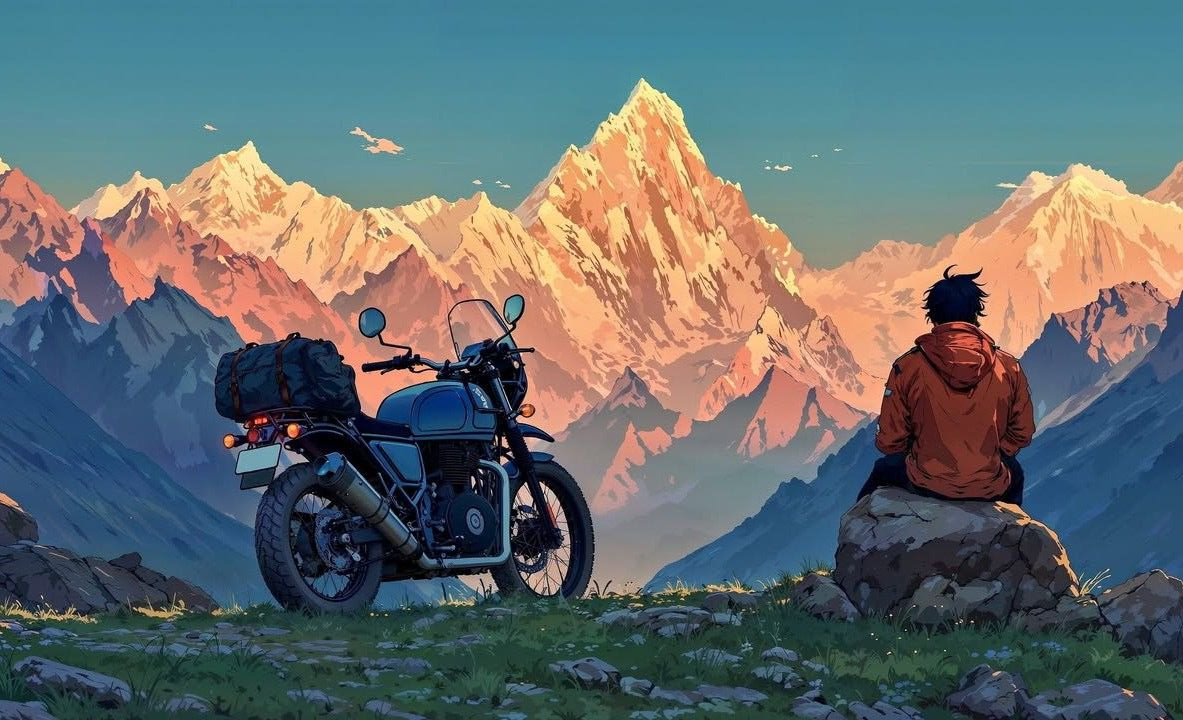
#> input picture moto.jpeg, 1183 x 720 px, found by its file name
$ jupyter execute Exp_6.ipynb   (older library calls are emulated)
#> lines starting #> are read from the running program, lines starting #| are printed output that depends on the picture; after the words box and inside, x2 and y2 are one past the last pixel; in counts of white or black regions, pixels touching at a corner belong together
# Edge Detection using Sobel, Roberts, Prewitt, Laplacian and Canny

## Aim

To perform edge detection using **Sobel, Roberts, Prewitt, Laplacian, and Canny edge detectors**.

## Software Required

- Anaconda – Python 3.7
- Jupyter Notebook / VS Code
- OpenCV (cv2)
- NumPy
- Matplotlib

## ⚙️ Algorithm

**Step 1:** Import all the necessary modules for the program.

**Step 2:** Load an image using `cv2.imread()`.

**Step 3:** Convert the image to grayscale.

**Step 4:** Apply **Sobel operator** using OpenCV to detect edges.

**Step 5:** Apply **Prewitt operator** using custom kernels.

**Step 6:** Apply **Roberts operator** using custom kernels.

**Step 7:** Apply **Laplacian operator** using OpenCV.

**Step 8:** Apply **Canny edge detector** using OpenCV.

**Step 9:** Display all edge-detected images for comparison.

[cell 1]
# Step 1: Import all the necessary modules
import cv2
import numpy as np
import matplotlib.pyplot as plt

[cell 2]
# Step 2: Load an image using cv2.imread()
image = cv2.imread('D:\college\DIPT\moto.jpeg')
#> image is the input picture: shape (720, 1183, 3); mean B, G, R 110.4, 108.4, 99.9

if image is None:
    raise FileNotFoundError("moto.jpeg was not found. Place moto.jpeg in the same folder as this notebook.")

image_rgb = cv2.cvtColor(image, cv2.COLOR_BGR2RGB)

[cell 3]
# Step 3: Convert the image to grayscale
gray = cv2.cvtColor(image, cv2.COLOR_BGR2GRAY)
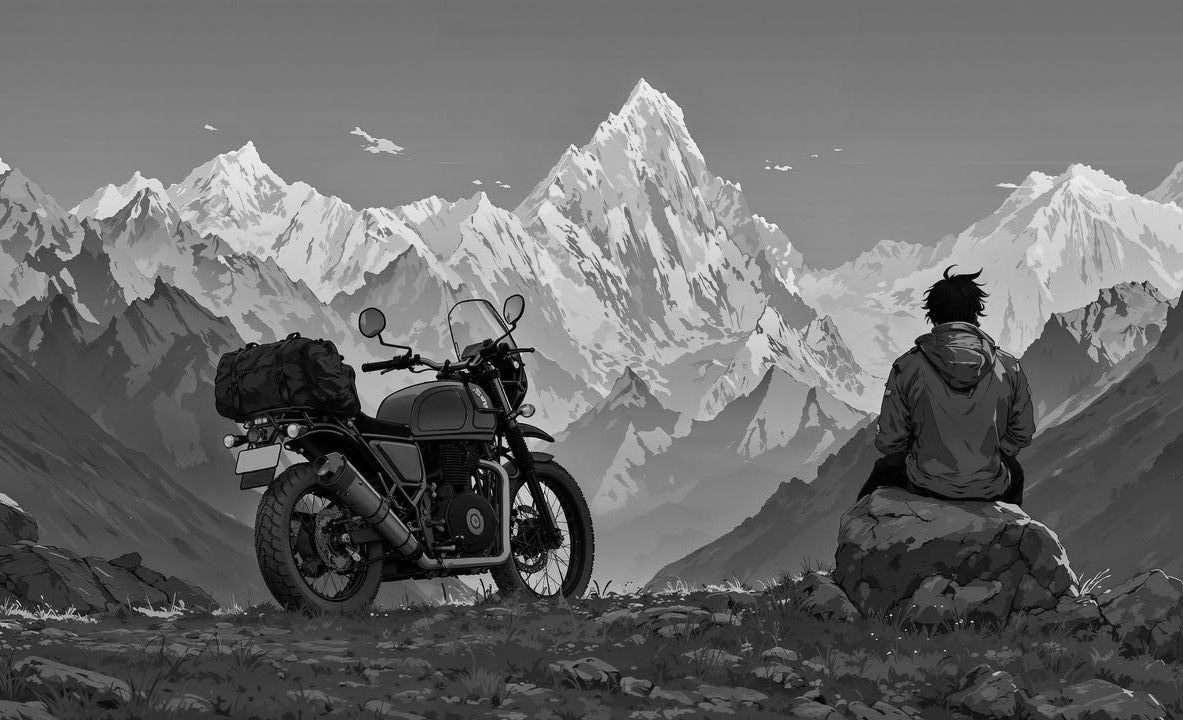
#> gray: shape (720, 1183); min 0, max 252, mean 106.1

plt.figure(figsize=(6, 5))
plt.imshow(gray, cmap='gray')
plt.title('Grayscale Image')
plt.axis('off')
plt.show()

[cell 4]
# Step 4: Apply Sobel operator
sobel_x = cv2.Sobel(gray, cv2.CV_64F, 1, 0, ksize=3)
sobel_y = cv2.Sobel(gray, cv2.CV_64F, 0, 1, ksize=3)
sobel = cv2.magnitude(sobel_x, sobel_y)
sobel = cv2.convertScaleAbs(sobel)

[cell 5]
# Step 5: Apply Prewitt operator using custom kernels
prewitt_x = np.array([[-1, 0, 1],
                      [-1, 0, 1],
                      [-1, 0, 1]], dtype=np.float32)

prewitt_y = np.array([[-1, -1, -1],
                      [ 0,  0,  0],
                      [ 1,  1,  1]], dtype=np.float32)

px = cv2.filter2D(gray, cv2.CV_32F, prewitt_x)
py = cv2.filter2D(gray, cv2.CV_32F, prewitt_y)
prewitt = cv2.magnitude(px, py)
prewitt = cv2.convertScaleAbs(prewitt)
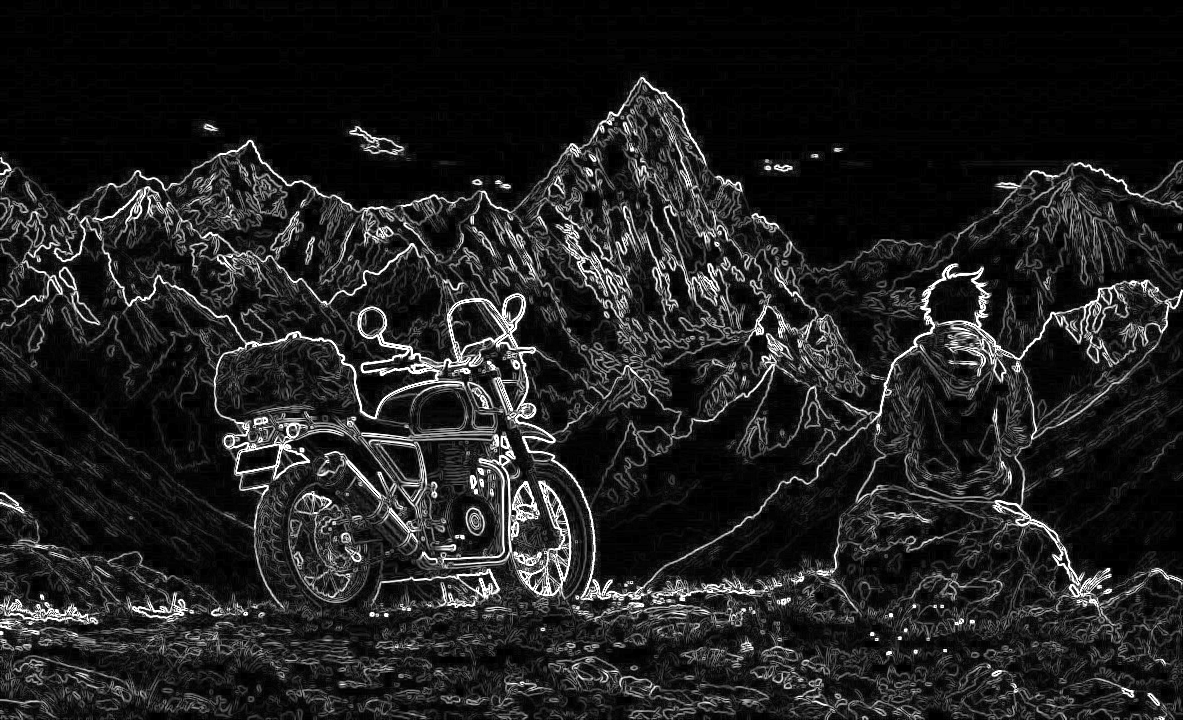
#> prewitt: shape (720, 1183); min 0, max 255, mean 32.3

[cell 6]
# Step 6: Apply Roberts operator using custom kernels
roberts_x = np.array([[1, 0],
                      [0, -1]], dtype=np.float32)

roberts_y = np.array([[0, 1],
                      [-1, 0]], dtype=np.float32)

rx = cv2.filter2D(gray, cv2.CV_32F, roberts_x)
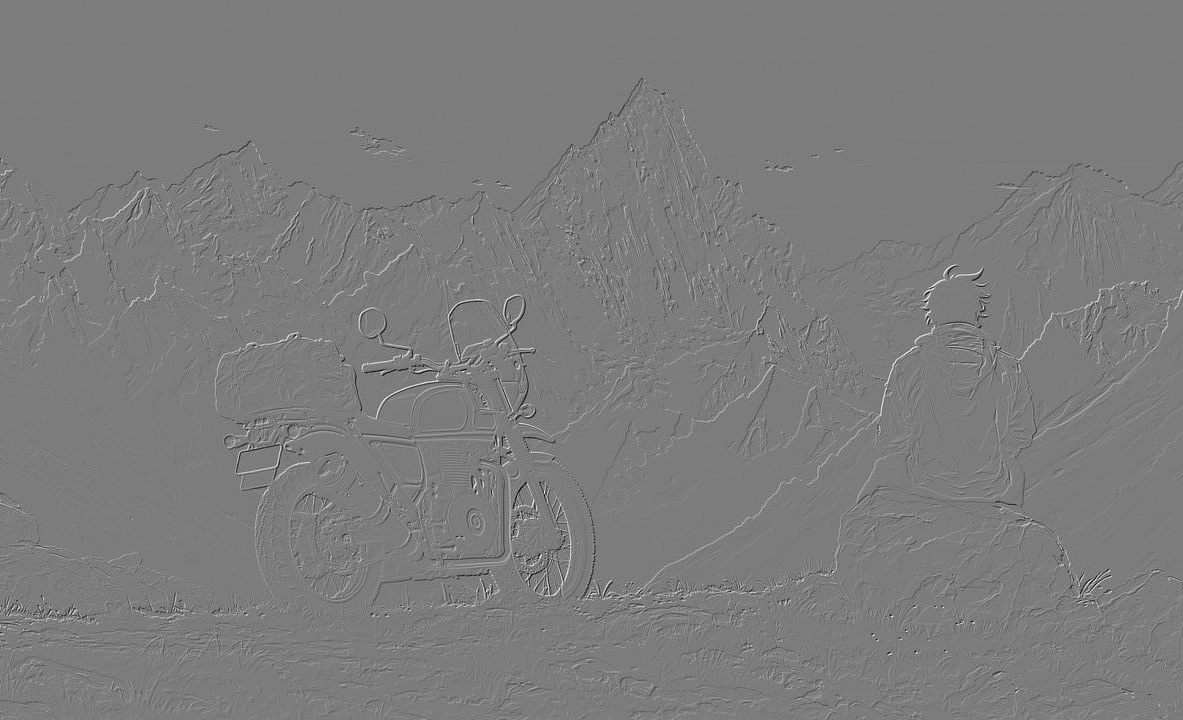
#> rx: shape (720, 1183) float32; min -214, max 223, mean 0.1; drawn with min black and max white
ry = cv2.filter2D(gray, cv2.CV_32F, roberts_y)
roberts = cv2.magnitude(rx, ry)
roberts = cv2.convertScaleAbs(roberts)

[cell 7]
# Step 7: Apply Laplacian operator
laplacian = cv2.Laplacian(gray, cv2.CV_64F)
laplacian = cv2.convertScaleAbs(laplacian)
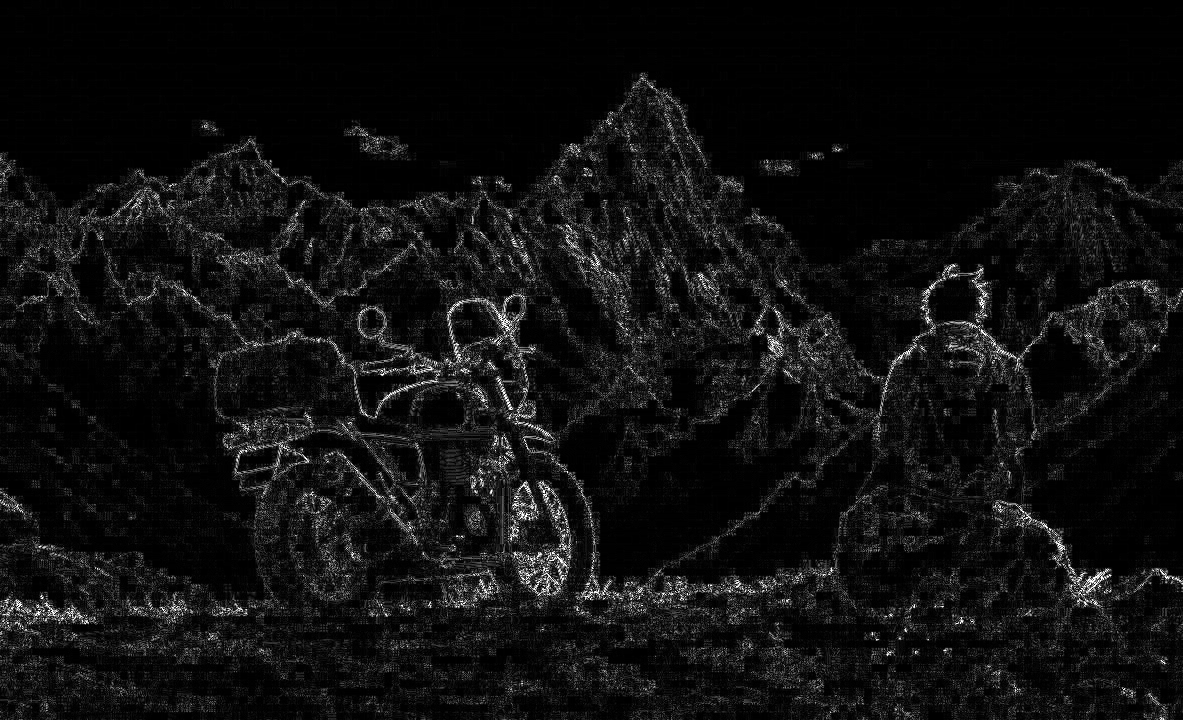
#> laplacian: shape (720, 1183); min 0, max 255, mean 16.1

[cell 8]
# Step 8: Apply Canny edge detector
canny = cv2.Canny(gray, 100, 200)
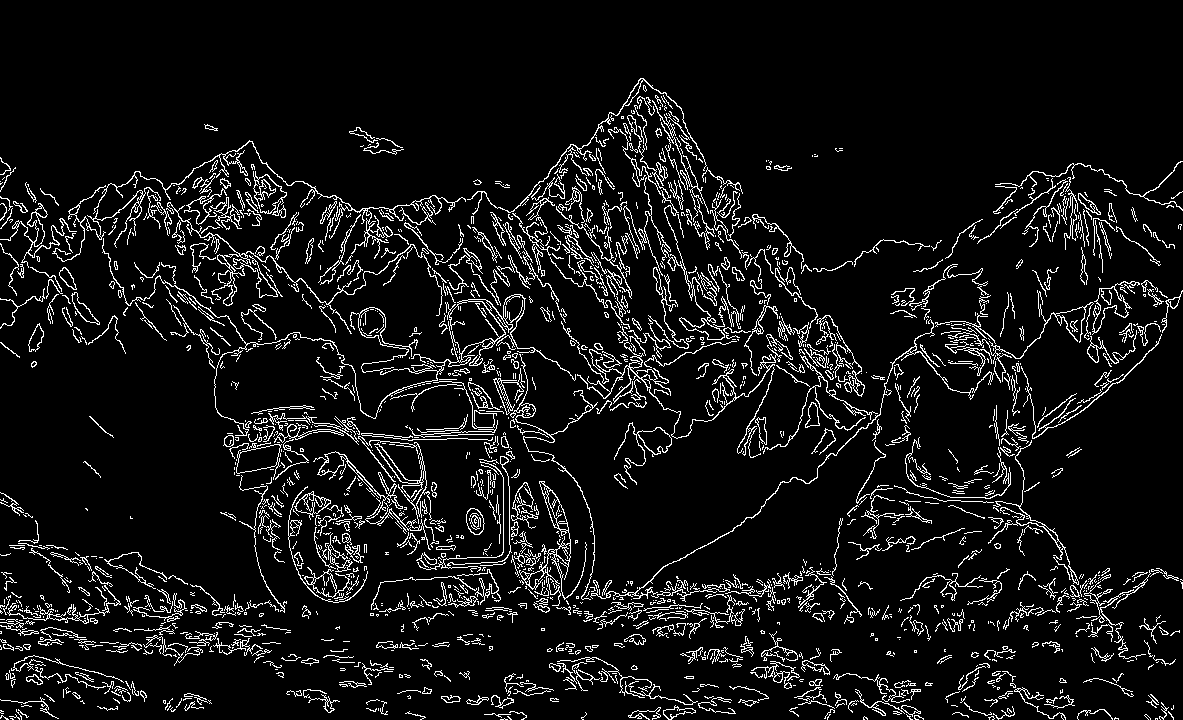
#> canny: shape (720, 1183); 7.7% white in thin lines or dots, all inside (x1, y1, x2, y2) = (0, 78, 1183, 720)

[cell 9]
# Step 9: Display all edge-detected images for comparison
plt.figure(figsize=(15, 10))

plt.subplot(2, 3, 1)
plt.imshow(image_rgb)
plt.title('Original Image')
plt.axis('off')

plt.subplot(2, 3, 2)
plt.imshow(sobel, cmap='gray')
plt.title('Sobel Edge Detection')
plt.axis('off')

plt.subplot(2, 3, 3)
plt.imshow(prewitt, cmap='gray')
plt.title('Prewitt Edge Detection')
plt.axis('off')

plt.subplot(2, 3, 4)
plt.imshow(roberts, cmap='gray')
plt.title('Roberts Edge Detection')
plt.axis('off')

plt.subplot(2, 3, 5)
plt.imshow(laplacian, cmap='gray')
plt.title('Laplacian Edge Detection')
plt.axis('off')

plt.subplot(2, 3, 6)
plt.imshow(canny, cmap='gray')
plt.title('Canny Edge Detection')
plt.axis('off')

plt.tight_layout()
plt.show()
